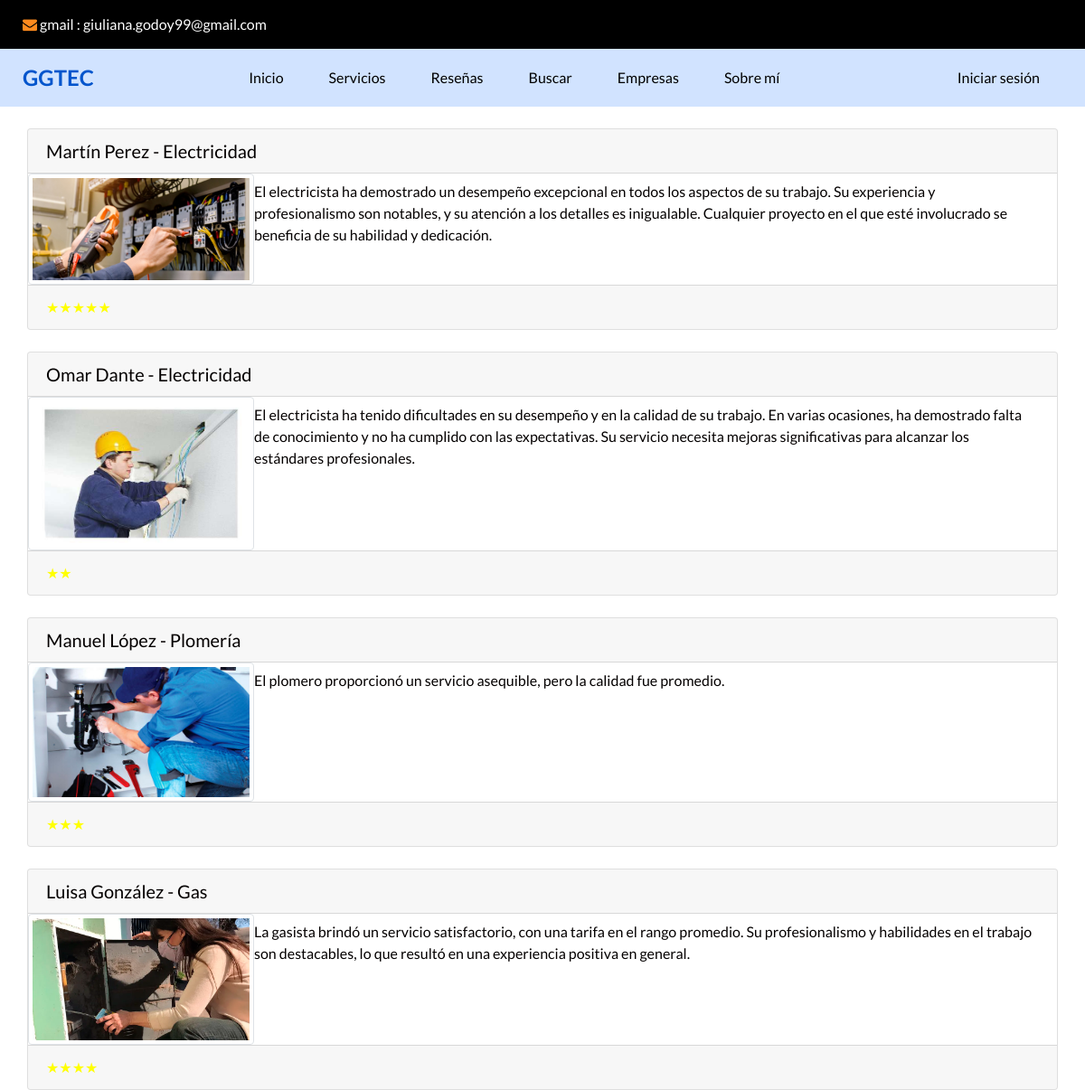
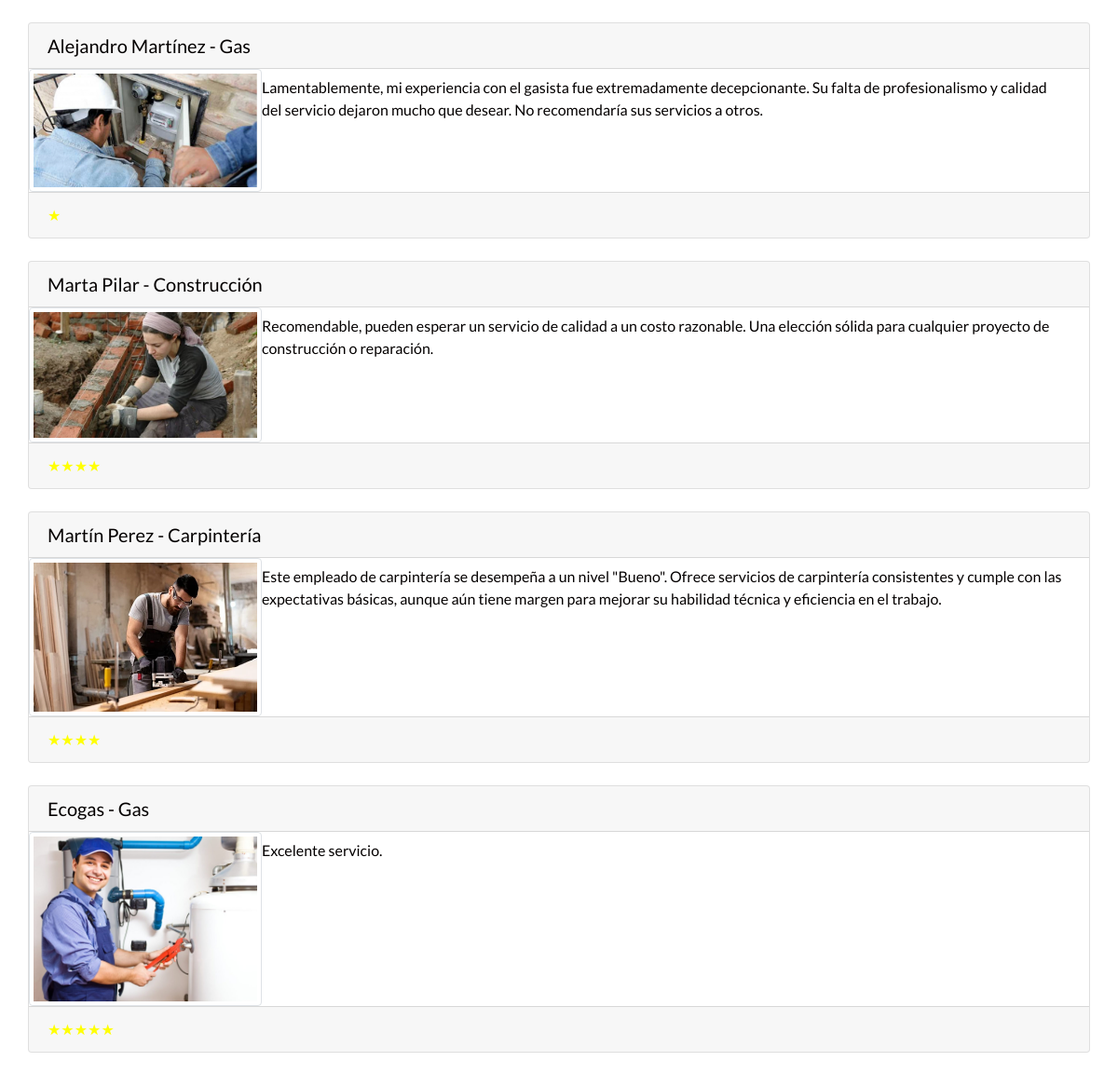
The app's page /reseñas/ with its own data (2 pictures, top to bottom).
### GGTec/models.py (models this page shows, shortened)
class Empleado(models.Model):
    name = models.CharField(verbose_name="Empleado/s o Empresa", max_length=50)
    description = models.TextField(verbose_name="Desempeño")
    servicio = models.ForeignKey(Servicio, verbose_name="Servicios", on_delete=models.CASCADE, null=False)
    trabajos = models.ManyToManyField(Trabajo, verbose_name="Trabajos")
    VALORACION = [
        (1, "Deficiente"),
        (2, "A mejorar"),
        (3, "Aceptable"),
        (4, "Bueno"),
        (5, "Excelente"),
    ]
    valoracion = models.PositiveSmallIntegerField(choices=VALORACION)
    COSTO = [
        (1, "$"),
        (2, "$$"),
        (3, "$$$"),
    ]
    costo = models.PositiveSmallIntegerField(choices=COSTO,null=True)
    contacto = models.TextField(verbose_name="Contacto",null=True)
    image = models.ImageField(upload_to="valoraciones", null=True, blank=True, verbose_name="Trabajos realizados")
    created = models.DateTimeField(auto_now_add=True)
    updated = models.DateTimeField(auto_now=True)
    class Meta:
        verbose_name = "Empleado"
        verbose_name_plural = "Empleados"
    @admin.display(ordering="valoracion")
    def estrellas(self):
        stars = "★"*self.valoracion
        return format_html(f"<span style='color:yellow;'>{stars}</span>")

class Servicio(models.Model):  #Servicios técnicos
    name = models.CharField(verbose_name="Servicios", max_length=15)
    created = models.DateTimeField(auto_now_add=True)
    updated = models.DateTimeField(auto_now=True)
    class Meta:
        verbose_name = "Servicio"
        verbose_name_plural = "Servicios"
    def __str__(self):
        return self.name

### GGTec/templates/GGTec/empleado_list.html (shortened to what this page needs)
{% extends "ggtec/base.html" %}
{% load static %}
{% block content %}
{% include 'ggtec/includes/ggtec_menu.html' %}
<main role="main" class="container"><br>
    {% if empleado_list %}
       <div class="list-group">
        {% for empleado in empleado_list %}
           <div class="card">
            <h5 class="card-header">{{ empleado.name }} - {{empleado.servicio}}</h5>
            <div class = "row">
                <div class="col-lg-12">
                    {% if empleado.image %}
                       <img class="rounded float-left img-thumbnail img-fluid" width="250" height="150" src="{{empleado.image.url}}" alt="{{empleado.image.url}}"/>
                    {% else %}
                       <img class="rounded float-left img-thumbnail img-fluid" width="250" height="150" src="{% static 'ggtec/images/empleado.jpg' %}"/>
                    {% endif %}
                       <div class="text-left m-2 mx-4"><span>{{empleado.description|safe}}</span></div>
                </div>
            </div>
               <div class="card-footer text-muted">
                  {{empleado.estrellas}}
               </div>
            </div>
            <br>
        {% endfor %}
        </div>
    {% endif %}
</main>
{% endblock %}

### GGTec/templates/GGTec/base.html (shortened to what this page needs)
<!DOCTYPE html>
<html>
<head>
  {% load static %}
  <link rel="stylesheet" type="text/css" href="https://cdnjs.cloudflare.com/ajax/libs/OwlCarousel2/2.3.4/assets/owl.carousel.min.css" />
  <link rel="stylesheet" type="text/css" href="../../static/ggtec/css/bootstrap.css" />
  <link rel="stylesheet" type="text/css" href="../../static/ggtec/css/font-awesome.min.css" />
  <link href="../../static/ggtec/css/style.css" rel="stylesheet" />
  <link rel="stylesheet" type="text/css" href="../../static/ggtec/css/styles.css" />
  <link href="../../static/ggtec/css/responsive.css" rel="stylesheet" />
</head>
<body>
  <div class="hero_area">
    <header class="header_section">
      <div class="header_top">
        <div class="container-fluid">
          <div class="contact_nav">
            <a href="">
              <i class="fa fa-envelope" aria-hidden="true"></i>
              <span>
                gmail : giuliana.godoy99@gmail.com
              </span>
            </a>
          </div>
        </div>
      </div>
      <div class="header_bottom">
        <div class="container-fluid">
          <nav class="navbar navbar-expand-lg custom_nav-container ">
            <a class="navbar-brand" href="{% url 'Inicio' %}">
              <span>
                GGTEC
              </span>
            </a>
            <div class="collapse navbar-collapse" id="navbarSupportedContent">
              <ul class="navbar-nav ">
                <li class="nav-item ">
                  <a class="nav-link" href="{% url 'Inicio' %}">Inicio<span class="sr-only">(current)</span></a>
                </li>
                <li class="nav-item">
                  <a class="nav-link" href="{% url 'Servicios' %}">Servicios</a>
                </li>
                <li class="nav-item">
                  <a class="nav-link" href="{% url 'Reseñas' %}">Reseñas</a>
                </li>
                <li class="nav-item">
                  <a class="nav-link" href="{% url 'Buscar' %}">Buscar</a>
                </li>
                <li class="nav-item">
                  <a class="nav-link" href="{% url 'Empresas' %}">Empresas</a>
                </li>
                <li class="nav-item">
                  <a class="nav-link" href="{% url 'Sobre mí' %}">Sobre mí</a>
                </li>
              </ul>
              <ul class="navbar-nav">
                <li class="nav-item">
                  {% if request.user.is_authenticated %}
                    <a class="nav-link" href="{% url 'logout' %}">
                  {% else %}
                    <a class="nav-link" href="{% url 'login' %}">
                  {% endif %}
                  {% if request.user.is_authenticated %}Cerrar sesión{% else %}Iniciar sesión{% endif %}
                    </a>
                </li>
              </ul>
            </div>
          </nav>
        </div>
      </div>
    </header>
  </div>
    {% block content %}{% endblock %}
</body>
</html>

### GGTec/templates/GGTec/includes/ggtec_menu.html (shortened to what this page needs)
{% load static %}
<link href="{% static 'ggtec/css/ckeditor.css' %}" rel="stylesheet">

### GGTec/static/ggtec/css/style.css (style rules this page uses)
body { font-family: 'Lato', sans-serif; color: #040000; }
a, a:hover, a:focus { text-decoration: none; }
.hero_area { position: relative; background-color: #d1e3ff; }
.header_section .container-fluid { padding-right: 25px; padding-left: 25px; }
.header_section .header_top { padding: 15px 0; background-color: #000000; }
.header_section .header_top .contact_nav { display: -webkit-box; display: -ms-flexbox; display: flex; -webkit-box-pack: justify; -ms-flex-pack: justify; justify-content: space-between; }
.header_section .header_top .contact_nav a { color: #ffffff; }
.header_section .header_top .contact_nav a i { color: #ff8a1d; }
.header_section .header_bottom { padding: 10px 0; }
.navbar-brand { padding: 0; margin: 0; color: #000000; font-weight: bold; font-size: 24px; font-weight: bold; }
.navbar-brand span { color: #0355cc; text-transform: uppercase; }
.custom_nav-container { padding: 0; }
.custom_nav-container .navbar-nav { margin-left: auto; }
.custom_nav-container .navbar-nav .nav-item .nav-link { padding: 10px 25px; color: #000000; text-align: center; }

### GGTec/static/ggtec/css/responsive.css (style rules this page uses)
@media (min-width: 1200px) { .container { max-width: 1170px; } }

### records on screen
Empleado: name "Martín Perez", servicio "Electricidad", image (picture), description "El electricista ha demostrado un desempeño excepcional en todos los aspectos de su trabajo. Su experiencia y profesionalismo son notables, y su atención a los detalles es inigualable. Cualquier proyecto en el que esté involucrado se beneficia de su habilidad y dedicación.", estrellas "★★★★★"
Empleado: name "Omar Dante", servicio "Electricidad", image (picture), description "El electricista ha tenido dificultades en su desempeño y en la calidad de su trabajo. En varias ocasiones, ha demostrado falta de conocimiento y no ha cumplido con las expectativas. Su servicio necesita mejoras significativas para alcanzar los estándares profesionales.", estrellas "★★"
Empleado: name "Manuel López", servicio "Plomería", image (picture), description "El plomero proporcionó un servicio asequible, pero la calidad fue promedio.", estrellas "★★★"
Empleado: name "Luisa González", servicio "Gas", image (picture), description "La gasista brindó un servicio satisfactorio, con una tarifa en el rango promedio. Su profesionalismo y habilidades en el trabajo son destacables, lo que resultó en una experiencia positiva en general.", estrellas "★★★★"
Empleado: name "Alejandro Martínez", servicio "Gas", image (picture), description "Lamentablemente, mi experiencia con el gasista fue extremadamente decepcionante. Su falta de profesionalismo y calidad del servicio dejaron mucho que desear. No recomendaría sus servicios a otros.", estrellas "★"
Empleado: name "Marta Pilar", servicio "Construcción", image (picture), description "Recomendable, pueden esperar un servicio de calidad a un costo razonable. Una elección sólida para cualquier proyecto de construcción o reparación.", estrellas "★★★★"
Empleado: name "Martín Perez", servicio "Carpintería", image (picture), description "Este empleado de carpintería se desempeña a un nivel \"Bueno\". Ofrece servicios de carpintería consistentes y cumple con las expectativas básicas, aunque aún tiene margen para mejorar su habilidad técnica y eficiencia en el trabajo.", estrellas "★★★★"
Empleado: name "Ecogas", servicio "Gas", image (picture), description "Excelente servicio.", estrellas "★★★★★"
